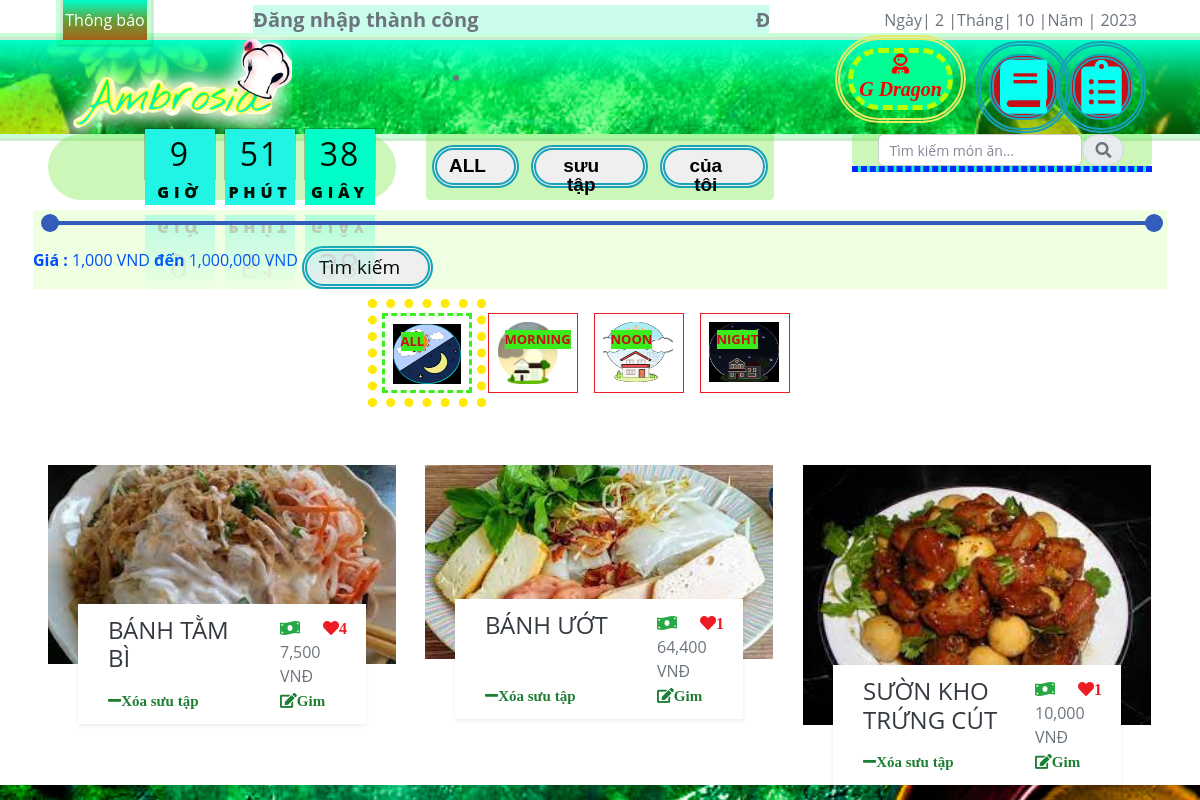
/?mod=home&act=list_cn&MaQuyen=1&pick=1 (signed in), run on the app's committed database.
### tables this page shows
CREATE TABLE `sanpham` (
  `MaSP` int(11) NOT NULL,
  `MaDM` int(11) NOT NULL,
  `TenSP` varchar(70) NOT NULL,
  `MoTa` text NOT NULL,
  `CachLam` text NOT NULL,
  `HinhAnh1` varchar(200) NOT NULL,
  `HinhAnh2` varchar(255) DEFAULT NULL,
  `HinhAnh3` varchar(255) DEFAULT NULL,
  `TrangThai` int(11) NOT NULL,
  `ThoiGian` datetime DEFAULT NULL
);

### Controllers/HomeController.php (called while the page is built, shortened)
<?php
require_once("Models/home.php");
class HomeController
{
    var $home_model;
    public function __construct()
    {
       $this->home_model = new Home();
    }
    function list_cn()
    {
        $MaQuyen = $_GET['MaQuyen'];
        $id_in=0;
        if($MaQuyen =="1"){
            $data_nd_sp_ad =$this->home_model->nguoidung_sanpham_ad();
            if ($data_nd_sp_ad && count($data_nd_sp_ad) > 0) {
                foreach($data_nd_sp_ad as $value) {
                    $id = str_replace($_SESSION['login']['MaND'],"", $value["MaSP"]);
                    $id_in.=",".$id;
                }
            }
        }
        $in = "AND sanpham.MaSP IN(".$id_in.")";
         if($MaQuyen =="1"){
            $data_sanpham1 = $this->home_model->sanpham_danhmuc(0,8,1,$in);
            $data_sanpham3 = $this->home_model->sanpham_danhmuc(0,8,3,$in);
         }
         else{
            $data_sanpham1 = $this->home_model->sanpham_danhmuc_cn(0,8,1,$MaQuyen);
            $data_sanpham2 = $this->home_model->sanpham_danhmuc_cn(0,8,2,$MaQuyen);
            $data_sanpham3 = $this->home_model->sanpham_danhmuc_cn(0,8,3,$MaQuyen);
         }
      require_once('Views/index.php');
    }
}

### Models/connection.php (called while the page is built, shortened)
<?php
    class connection{
        function __construct()
        {
            $severname ="localhost";
            $username ="root";
            $password ="tin123";
            $db_name ="dacs2";
            $this->conn = new mysqli($severname,$username,$password,$db_name);
        }
    }
?>

### Models/model.php (called while the page is built, shortened)
<?php
require_once("connection.php");
class model
{
    function __construct()
    {
        $conn_obj = new connection();
        $this->conn = $conn_obj->conn;
    }
    function sanpham_danhmuc($a, $b, $danhmuc,$in)
    {
        $query =   "SELECT sanpham.*,danhmuc.TenDM, (SELECT(SUM(sanpham_nguyenlieu.Sl_SPNL*nguyenlieu.GiaNL)) FROM sanpham_nguyenlieu INNER JOIN nguyenlieu ON sanpham_nguyenlieu.MaNL=nguyenlieu.MaNL WHERE sanpham.MaSP=sanpham_nguyenlieu.MaSP) AS DonGia , (SELECT COUNT(nguoidung_sanpham.MaSP)  FROM `nguoidung_sanpham`  WHERE  nguoidung_sanpham.TenSP LIKE sanpham.TenSP)  AS tt FROM sanpham INNER JOIN danhmuc ON sanpham.MaDM=danhmuc.MaDM WHERE sanpham.TrangThai = 1  and sanpham.MaDM = $danhmuc $in ORDER BY tt DESC limit $a,$b";
        require("result.php");
        return $data;
    }
}

### Models/home.php (called while the page is built, shortened)
<?php
require_once("model.php");
class Home extends Model
{
    function nguoidung_sanpham_ad()
    {
        $query =   "SELECT * FROM `nguoidung_sanpham` WHERE MaQuyen=1;";
        require("result.php");
        return $data;
    }
}

### Models/result.php (called while the page is built)
<?php
$result = $this->conn->query($query);
$data = array();
while ($row = $result->fetch_assoc()) {
    $data[] = $row;
}
?>

### Views/home/home.php (the view, shortened to what this page needs)
<?php
require_once("header_home.php")
?>
<div class="container-fluid bg-light py-6 px-5">
    <div class="row gx-5">
        <div class="col-12 text-center">
            <div class="d-inline-block bg-dark-radial text-center pt-4 px-5 mb-5">
                <ul class="ul_ds list-inline mb-0" id="portfolio-flters">
                    <li class="li_ds btn btn-ds btn-outline-primary bg-white p-2 active mx-2 mb-4" data-filter="*">
                        <img id="ds" src="public/img/danh_sach/all.jpg">
                        <div class="position-absolute top-0 start-0 end-0 bottom-0 m-2 d-flex align-items-center justify-content-center" style="background: rgba(4, 15, 40, .3);">
                            <p class="text-ds text-uppercase m-0">ALL</p>
                        </div>
                    </li>
                    <li class="li_ds btn btn-ds btn-outline-primary bg-white p-2 mx-2 mb-4" data-filter=".morning">
                        <img src="public/img/danh_sach/sang.jpg">
                        <div class="position-absolute top-0 start-0 end-0 bottom-0 m-2 d-flex align-items-center justify-content-center" style="background: rgba(4, 15, 40, .3);">
                            <p class="text-ds text-uppercase m-0">MORNING</p>
                        </div>
                    </li>
                    <li class="li_ds btn btn-ds btn-outline-primary bg-white p-2 mx-2 mb-4" data-filter=".noon">
                        <img id="ds" src="public/img/danh_sach/trua.jpg">
                        <div class="position-absolute top-0 start-0 end-0 bottom-0 m-2 d-flex align-items-center justify-content-center" style="background: rgba(4, 15, 40, .3);">
                            <p class="text-ds text-uppercase m-0">NOON</p>
                        </div>
                    </li>
                    <li class="li_ds btn btn-ds btn-outline-primary bg-white p-2 mx-2 mb-4" data-filter=".night">
                        <img id="ds" src="public/img/danh_sach/toi.jpg">
                        <div class="position-absolute top-0 start-0 end-0 bottom-0 m-2 d-flex align-items-center justify-content-center" style="background: rgba(4, 15, 40, .3);">
                            <p class="text-ds text-uppercase m-0">NIGHT</p>
                        </div>
                    </li>
                </ul>
            </div>
        </div>
    </div>
    <div class="row g-5 portfolio-container">
        <?php
            if($data_sanpham1!=NULL){
                for($r=0;$r<1;$r++){
        ?>
        <?php
            for ($i = $r*4; $i < count($data_sanpham1); $i++) {
                ?>
                    <div class="col-xl-4 col-lg-6 col-md-6 portfolio-item morning">
                        <div class="position-relative portfolio-box">
                            <img class="img-fluid w-100" src="public/<?= $data_sanpham1[$i]['HinhAnh1'] ?>" alt="">
                                <div class="portfolio-title shadow-sm">
                                    <div class="row">
                                        <div class="col-sm-8">
                                            <a  href="?mod=detail&act=detail&id=<?= $data_sanpham1[$i]['MaSP'] ?>">
                                                <p class="h4 text-uppercase"><?= $data_sanpham1[$i]['TenSP'] ?></p>
                                        </div>
                                        <div class="col-sm-2">
                                                <span class="text-body"><i class="fas fa-money-bill-wave text-success me-2"></i><?= number_format($data_sanpham1[$i]['DonGia']) ?> VNĐ</span>
                                        </div>
                                        <?php  if(isset($_SESSION['login'])){ ?>
                                        <?php if(isset($_SESSION['pick']) == false || $_SESSION['pick']=="1"){ ?>
                                        <div class="col-sm-1">
                                                <span class="text-body"><i class="fas fa-heart text-primary me-2"><?= number_format($data_sanpham1[$i]['tt']) ?></i></span>
                                        </div>
                                        <?php } ?>
                                        <?php } ?>
                                    </div>
                                    <?php  if(isset($_SESSION['login'])){ ?>
                                        <div class="row">
                                            <div class="col-sm-8">
                                                <?php  if(isset($_SESSION['pick']) and $_SESSION['pick']=="2"){ ?>
                                                    <a href="?mod=home&act=delete_ND_SP&MaQuyen=2&MaSP_dow=<?= $data_sanpham1[$i]['MaSP'] ?>" class="dow " ><i class='fas fa-minus'>Xóa của tôi</i></a>
                                                    <a href="?mod=nguoidung&act=nguoidung_sp_nl&MaQuyen=2&MaSP_dow=<?= $data_sanpham1[$i]['MaSP'] ?>" class="dow " ><i class='far fa-plus-square'>Thêm nguyên liệu</i></a>
                                                    <a href="?mod=detail&act=nguoidung_edit_sp&id=<?= $data_sanpham1[$i]['MaSP'] ?>" type="button" class="dow "><i class='fas fa-sliders-h'>Sửa</i></a>
                                                <?php }  elseif (isset($_SESSION['pick']) and $_SESSION['pick']=="1"){ ?>
                                                    <a href="?mod=home&act=delete_ND_SP&MaQuyen=1&MaSP_dow=<?= $data_sanpham1[$i]['MaSP'] ?>" class="dow " ><i class='fas fa-minus'>Xóa sưu tập</i></a>
                                                    <?php } else { ?>
                                                    <a href="?mod=home&act=dow_SP&MaSP_dow=<?= $data_sanpham1[$i]['MaSP'] ?>" class="dow" ><i class='fas fa-download'>Lưu vào bộ sưu tập</i></a>
                                                <?php }  ?>
                                            </div>
                                            <div class="col-sm-4">
                                                <a href="?mod=home&act=gim_SP&MaSP_gim=<?= $data_sanpham1[$i]['MaSP'] ?>" class="dow " ><i class='fas fa-edit'>Gim</i></a>
                                            </div>
                                        </div>
                                    <?php } ?>
                                </div>
                        </div>
                    </div>
        <?php }?>
        <?php
            }
        }?>
        <?php
            if($data_sanpham3!=NULL){
                for($r=0;$r<1;$r++){
        ?>
        <?php
            for ($i = $r*4;$i < count($data_sanpham3); $i++) {
                ?>
                    <div class="col-xl-4 col-lg-6 col-md-6 portfolio-item night" >
                        <div class="position-relative portfolio-box">
                            <img class="img-fluid w-100" src="public/<?= $data_sanpham3[$i]['HinhAnh1'] ?>" alt="">
                            <div class="portfolio-title shadow-sm">
                                <div class="row">
                                    <div class="col-sm-8">
                                        <a  href="?mod=detail&act=detail&id=<?= $data_sanpham3[$i]['MaSP'] ?>">
                                            <p class="h4 text-uppercase"><?= $data_sanpham3[$i]['TenSP'] ?></p>
                                    </div>
                                    <div class="col-sm-2">
                                            <span class="text-body"><i class="fas fa-money-bill-wave text-success me-2"></i><?= number_format($data_sanpham3[$i]['DonGia']) ?> VNĐ</span>
                                    </div>
                                    <?php  if(isset($_SESSION['login'])){ ?>
                                    <?php if(isset($_SESSION['pick']) == false || $_SESSION['pick']=="1"){ ?>
                                    <div class="col-sm-1">
                                            <span class="text-body"><i class="fas fa-heart text-primary me-2"><?= number_format($data_sanpham3[$i]['tt']) ?></i> </span>
                                    </div>
                                    <?php } ?>
                                    <?php } ?>
                                </div>
                                <?php  if(isset($_SESSION['login'])){ ?>
                                    <div class="row">
                                        <div class="col-sm-8">
                                            <?php  if(isset($_SESSION['pick']) and $_SESSION['pick']=="2"){ ?>
                                                <a href="?mod=home&act=delete_ND_SP&MaQuyen=2&MaSP_dow=<?= $data_sanpham3[$i]['MaSP'] ?>" class="dow " ><i class='fas fa-minus'>Xóa của tôi</i></a>
                                                <a href="?mod=nguoidung&act=nguoidung_sp_nl&MaQuyen=2&MaSP_dow=<?= $data_sanpham3[$i]['MaSP'] ?>" class="dow " ><i class='far fa-plus-square'>Thêm nguyên liệu</i></a>
                                                <a href="?mod=detail&act=nguoidung_edit_sp&id=<?= $data_sanpham3[$i]['MaSP'] ?>" type="button" class="dow "><i class='fas fa-sliders-h'>Sửa</i></a>
                                            <?php }  elseif (isset($_SESSION['pick']) and $_SESSION['pick']=="1"){ ?>
                                                <a href="?mod=home&act=delete_ND_SP&MaQuyen=1&MaSP_dow=<?= $data_sanpham3[$i]['MaSP'] ?>" class="dow " ><i class='fas fa-minus'>Xóa sưu tập</i></a>
                                                <?php } else { ?>
                                                <a href="?mod=home&act=dow_SP&MaSP_dow=<?= $data_sanpham3[$i]['MaSP'] ?>" class="dow" ><i class='fas fa-download'>Lưu vào bộ sưu tập</i></a>
                                            <?php }  ?>
                                        </div>
                                        <div class="col-sm-4">
                                            <a href="?mod=home&act=gim_SP&MaSP_gim=<?= $data_sanpham3[$i]['MaSP'] ?>" class="dow " ><i class='fas fa-edit'>Gim</i></a>
                                        </div>
                                    </div>
                                <?php } ?>
                            </div>
                        </div>
                    </div>
        <?php }?>
        <?php
            }
        }?>
    </div>
</div>
<?php
require_once("Views/header_footer/footer.php")
?>

### public/content/css/style.css (style rules this page uses)
.portfolio-item { margin-bottom: 60px; }
.portfolio-title { position: absolute; display: flex; flex-direction: column; justify-content: center; height: 120px; padding: 0 30px; right: 30px; left: 30px; bottom: -60px; background: #FFFFFF; z-index: 3; }
.portfolio-box::before, .portfolio-box::after { position: absolute; content: ""; width: 0; height: 100%; top: 0; transition: .5s; z-index: 1; background: rgba(4, 15, 40, .7); }
.portfolio-box::before { left: 0; }
.portfolio-box::after { right: 0; }

### public/doc_content/css/business-casual.css (style rules this page uses)
body { font-family: "Open Sans", "Helvetica Neue", Helvetica, Arial, sans-serif; background: url('../img/bg.jpg') no-repeat center center fixed; -webkit-background-size: cover; -moz-background-size: cover; background-size: cover; -o-background-size: cover; }

### data on the page
sanpham: HinhAnh1 (picture), TenSP "BÁNH TẰM BÌ", DonGia "7,500", tt "4"
sanpham: HinhAnh1 (picture), TenSP "BÁNH ƯỚT", DonGia "64,400", tt "1"
sanpham: HinhAnh1 (picture), TenSP "SƯỜN KHO TRỨNG CÚT", DonGia "10,000", tt "1"

### other printed values
$_COOKIE['msg'] "Đăng nhập thành công"
$_SESSION['login']['Ho'] "G"
$_SESSION['login']['Ten'] "Dragon"
